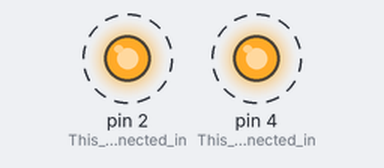
Bench run of a sketch on a simulated Arduino Uno, built with avr-gcc and run on an emulated ATmega328P. On the bench: output pins drawn as LEDs (lit = HIGH). Dashed ring = blinking.

Above: at 0.5 s.
Timing chart, 0 to 4.6 s (numbered marks = the images above):
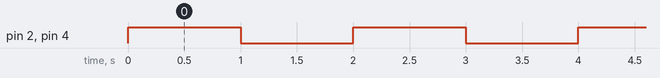

Measured:
- by itself, pin 2 (This_bulb_is_connected_in), pin 4 (This_bulb_is_connected_in): alternates HIGH for 1.0 s and LOW for 1.0 s

The sketch:

Relay_Switch.ino
```cpp
void setup()
{
  pinMode(2, OUTPUT);//This bulb is connected in NO pin
  pinMode(4, OUTPUT);//This bulb is connected in NC pin
}

void loop()
{
  digitalWrite(2, HIGH);
  digitalWrite(4, HIGH);
  delay(1000);
  digitalWrite(2, LOW);
   digitalWrite(4, LOW);
  delay(1000);

}
```
